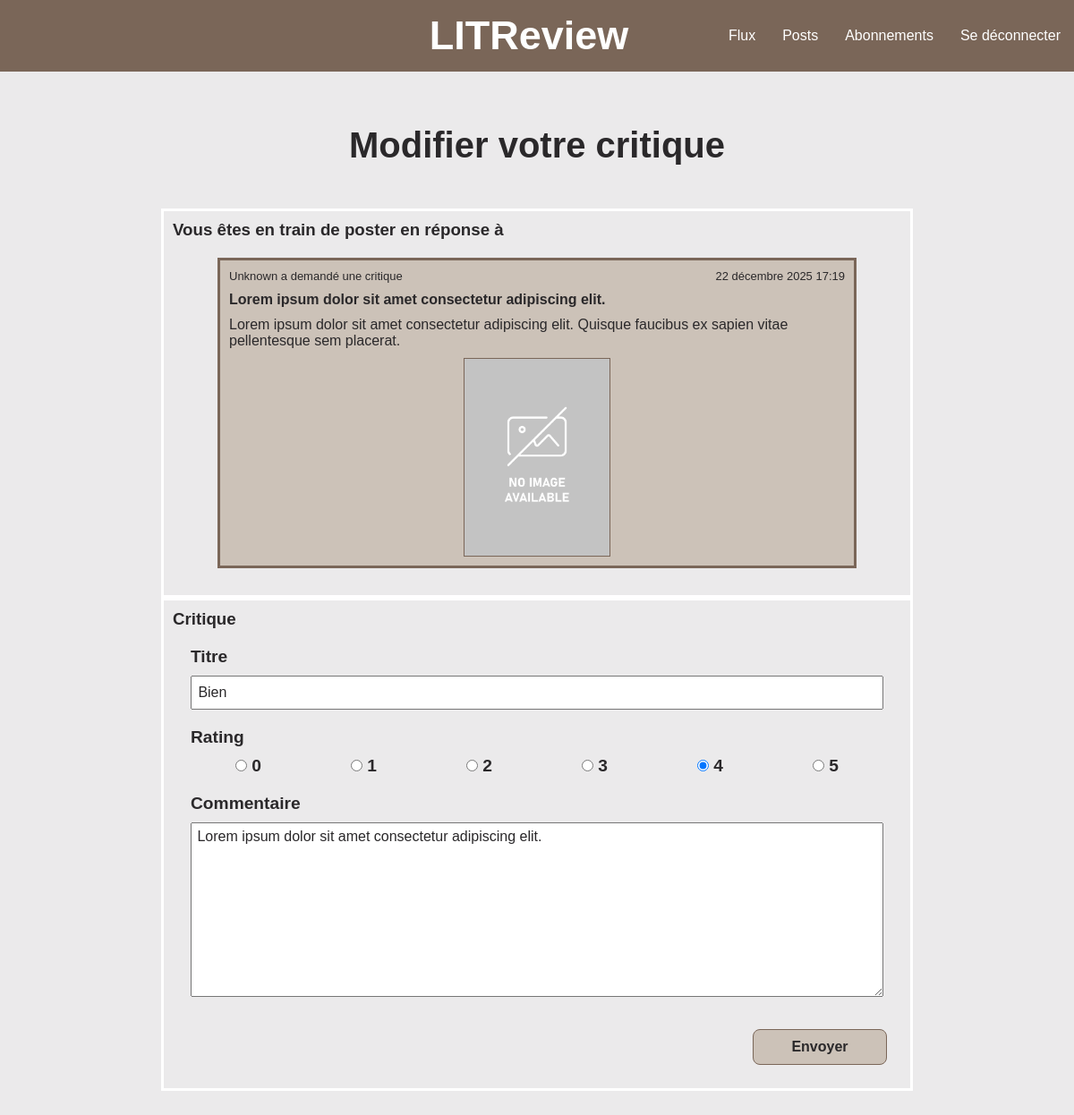
Screenshot of /tickets/4/reviews/4/modify/ (signed in) with the database file from the repository.
### flux/models.py (models this page shows)
class Ticket(models.Model):
    title = models.fields.CharField(max_length=128)
    description = models.fields.TextField(max_length=2048, blank=True)
    user = models.ForeignKey(to=settings.AUTH_USER_MODEL, on_delete=models.CASCADE)
    image = models.ImageField(null=True, blank=True)
    time_created = models.fields.DateTimeField(auto_now_add=True)

class Review(models.Model):
    ticket = models.ForeignKey(to=Ticket, on_delete=models.CASCADE)
    rating = models.fields.PositiveSmallIntegerField(validators=[MinValueValidator(0), MaxValueValidator(5)])
    user = models.ForeignKey(to=settings.AUTH_USER_MODEL, on_delete=models.CASCADE)
    headline = models.fields.CharField(max_length=128)
    body = models.fields.TextField(max_length=8192, blank=True)
    time_created = models.fields.DateTimeField(auto_now_add=True)

### authentication/models.py (models this page shows)
class User(AbstractUser):
    pass

### flux/views.py (the view)
# urls.py: path("tickets/<int:ticket_id>/reviews/<int:review_id>/modify/", flux.views.modify_review, name="modify_review"),
@login_required
def modify_review(request, ticket_id, review_id):
    review = get_object_or_404(models.Review, pk=review_id, user=request.user)
    ticket = models.Ticket.objects.get(id=ticket_id)
    page_title = "Modifier votre critique"
    if request.method == "POST":
        form = forms.ReviewForm(request.POST, instance=review)
        if form.is_valid():
            form.save()
            return redirect("posts")
    else:
        form = forms.ReviewForm(instance=review)
    return render(
        request, "flux/create_or_modify_review.html", {"ticket": ticket, "form": form, "page_title": page_title}
    )

### flux/forms.py
class ReviewForm(forms.ModelForm):
    CHOICES = [
        (0, "0"),
        (1, "1"),
        (2, "2"),
        (3, "3"),
        (4, "4"),
        (5, "5"),
    ]
    headline = forms.CharField(
        label="Titre",
        max_length=128,
        error_messages={
            "required": "Veuillez ajouter un titre",
            "max_length": "Ne doit pas dépasser les 128 caractères.",
        },
    )
    rating = forms.ChoiceField(widget=forms.RadioSelect, choices=CHOICES)
    body = forms.CharField(
        widget=forms.Textarea,
        label="Commentaire",
        max_length=8192,
        required=False,
        error_messages={
            "max_length": "Ne doit pas dépasser les 8192 caractères.",
        },
    )
    class Meta:
        model = models.Review
        fields = ["headline", "body", "rating"]
    def __init__(self, *args, **kwargs):
        super().__init__(*args, **kwargs)
        self.label_suffix = ""

### flux/templates/flux/create_or_modify_review.html (shortened to what this page needs)
{% extends 'base.html' %}
{% load static %}
{% block css %}
    <link rel="stylesheet" href="{% static 'flux/create_or_modify_review.css' %}">
{% endblock css %}
{% block content %}
    <div class="content-section">
        <h2>{{ page_title }}</h2>
        <div class="ticket-section">
            <h3>Vous êtes en train de poster en réponse à</h3>
            <div class="ticket-details">
                <div class="ticket-header">
                    <p>{{ ticket.user }} a demandé une critique</p>
                    <p>{{ ticket.time_created }}</p>
                </div>
                <h4>{{ ticket.title }}</h4>
                <p>{{ ticket.description }}</p>
                {% if ticket.image.url is not None %}
                    <img
                        src="{{ ticket.image.url }}"
                        alt="Image représentant le billet : &quot;{{ ticket.title }}&quot;"
                    >
                {% endif %}
            </div>
        </div>
        <div class="review-section">
            <h3>Critique</h3>
            <form method="post">
                <div class="form-input">
                    {{ form.headline.label_tag }}
                    {{ form.headline }}
                </div>
                <div class="form-input">
                    {{ form.rating.label_tag }}
                    {{ form.rating }}
                </div>
                <div class="form-input">
                    {{ form.body.label_tag }}
                    {{ form.body }}
                </div>
                <button class="default-button" type="submit">Envoyer</button>
            </form>
        </div>
    </div>
{% endblock content %}

### static/css/base.css (style rules this page uses)
:root { --darkest-color: #2A282A; --medium-dark-color: #7a6658; --medium-light-color: #CCC2B8; --background-color: #EBEAEB; --lightest-color: white; }
* { margin: 0; padding: 0; font-family: Arial, Helvetica, sans-serif; color: var(--darkest-color); text-decoration: none; }
body { background-color: var(--background-color); }
h2 { font-size: 2em; margin: 0.9em auto 0.7em; }
.default-button { box-sizing: border-box; background-color: var(--medium-light-color); border: 1px solid var(--medium-dark-color); border-radius: 0.5em; width: 150px; height: 40px; display: flex; justify-content: center; align-items: center; font-weight: bold; font-size: medium; padding: 0; line-height: 1; }
@media screen and (min-width: 768px) { h2 { font-size: 2.5em; margin: 1.5em auto 1.2em; } }

### flux/static/flux/create_or_modify_review.css (style rules this page uses)
.content-section { display: flex; flex-direction: column; width: 95%; margin: auto; }
.ticket-section { display: flex; flex-direction: column; border: 3px solid var(--lightest-color); padding: 10px 10px; }
.ticket-details { background-color: var(--medium-light-color); display: flex; flex-direction: column; border: 3px solid var(--medium-dark-color); padding: 10px 10px; margin: 15px 5px 0; gap: 10px; }
.ticket-header { display: flex; flex-direction: row; justify-content: space-between; font-size: 13px; }
.ticket-section img { max-height: 220px; height: auto; width: auto; object-fit: contain; border: 1px solid var(--medium-dark-color); align-self: center; }
.review-section { display: flex; flex-direction: column; border: 3px solid var(--lightest-color); padding: 10px 10px; gap: 10px; margin-bottom: 2em; }
.review-section form { display: flex; flex-direction: column; gap: 20px; margin-top: 10px; }
.review-section .form-input { display: flex; flex-direction: column; margin: 0 10px; gap: 10px; }
.review-section label { font-weight: 600; font-size: 1.2em; }
#id_headline { padding: 0.5em 0.4em; font-size: 16px; }
#id_rating { display: flex; flex-direction: row; justify-content: space-around; }
#id_body { padding: 0.4em; font-size: 16px; }
.review-section button { align-self: flex-end; margin: 1em; }
@media screen and (min-width: 992px) { .content-section { width: 70%; } }
@media screen and (min-width: 992px) { .ticket-details { margin: 20px 50px; gap: 10px; } }
@media screen and (min-width: 992px) { .review-section .form-input { margin: 0 20px; } }

### rows the page displays
Ticket: user "Unknown", time_created "22 décembre 2025 17:19", title "Lorem ipsum dolor sit amet consectetur adipiscing elit.", description "Lorem ipsum dolor sit amet consectetur adipiscing elit. Quisque faucibus ex sapien vitae pellentesque sem placerat.", image (placeholder picture)
Review: headline "Bien", rating "☐ 0 ☐ 1 ☐ 2 ☐ 3 ☑ 4 ☐ 5", body "Lorem ipsum dolor sit amet consectetur adipiscing elit."

### other values shown
{{ page_title }} "Modifier votre critique"
